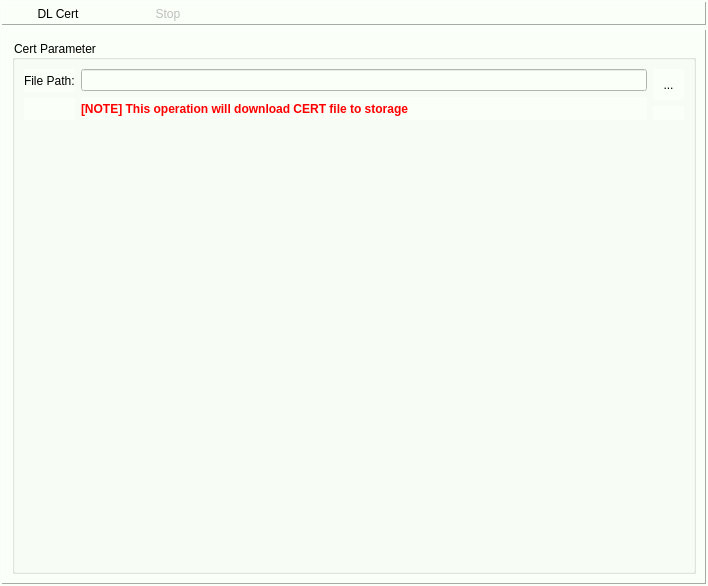
<?xml version="1.0" encoding="UTF-8"?>
<ui version="4.0">
 <class>DLCertWidget</class>
 <widget class="QWidget" name="DLCertWidget">
  <property name="geometry">
   <rect>
    <x>0</x>
    <y>0</y>
    <width>708</width>
    <height>586</height>
   </rect>
  </property>
  <property name="windowTitle">
   <string>Form</string>
  </property>
  <property name="styleSheet">
   <string notr="true">background-color: rgb(250, 255, 247);</string>
  </property>
  <layout class="QVBoxLayout" name="verticalLayout_4" stretch="0,1">
   <property name="spacing">
    <number>5</number>
   </property>
   <property name="leftMargin">
    <number>2</number>
   </property>
   <property name="topMargin">
    <number>2</number>
   </property>
   <property name="rightMargin">
    <number>2</number>
   </property>
   <property name="bottomMargin">
    <number>2</number>
   </property>
   <item>
    <widget class="QFrame" name="frame">
     <property name="frameShape">
      <enum>QFrame::Panel</enum>
     </property>
     <property name="frameShadow">
      <enum>QFrame::Raised</enum>
     </property>
     <layout class="QHBoxLayout" name="horizontalLayout">
      <property name="spacing">
       <number>0</number>
      </property>
      <property name="leftMargin">
       <number>0</number>
      </property>
      <property name="topMargin">
       <number>0</number>
      </property>
      <property name="rightMargin">
       <number>0</number>
      </property>
      <property name="bottomMargin">
       <number>0</number>
      </property>
      <item>
       <widget class="QToolButton" name="toolButton_dl_cert">
        <property name="sizePolicy">
         <sizepolicy hsizetype="Fixed" vsizetype="Preferred">
          <horstretch>0</horstretch>
          <verstretch>0</verstretch>
         </sizepolicy>
        </property>
        <property name="minimumSize">
         <size>
          <width>110</width>
          <height>0</height>
         </size>
        </property>
        <property name="toolTip">
         <string>Ctrl +E</string>
        </property>
        <property name="text">
         <string>DL Cert</string>
        </property>
        <property name="icon">
         <iconset resource="../Resources/icon.qrc">
          <normaloff>:/images/writeMemory.png</normaloff>:/images/writeMemory.png</iconset>
        </property>
        <property name="iconSize">
         <size>
          <width>24</width>
          <height>24</height>
         </size>
        </property>
        <property name="shortcut">
         <string>Ctrl+E</string>
        </property>
        <property name="toolButtonStyle">
         <enum>Qt::ToolButtonTextUnderIcon</enum>
        </property>
        <property name="autoRaise">
         <bool>true</bool>
        </property>
       </widget>
      </item>
      <item>
       <widget class="QToolButton" name="toolButton_stop">
        <property name="enabled">
         <bool>false</bool>
        </property>
        <property name="sizePolicy">
         <sizepolicy hsizetype="Fixed" vsizetype="Preferred">
          <horstretch>0</horstretch>
          <verstretch>0</verstretch>
         </sizepolicy>
        </property>
        <property name="minimumSize">
         <size>
          <width>110</width>
          <height>0</height>
         </size>
        </property>
        <property name="toolTip">
         <string>Shift + M</string>
        </property>
        <property name="text">
         <string>Stop</string>
        </property>
        <property name="icon">
         <iconset resource="../Resources/icon.qrc">
          <normaloff>:/images/stop.png</normaloff>:/images/stop.png</iconset>
        </property>
        <property name="iconSize">
         <size>
          <width>24</width>
          <height>24</height>
         </size>
        </property>
        <property name="shortcut">
         <string>Shift+M</string>
        </property>
        <property name="toolButtonStyle">
         <enum>Qt::ToolButtonTextUnderIcon</enum>
        </property>
        <property name="autoRaise">
         <bool>true</bool>
        </property>
       </widget>
      </item>
      <item>
       <spacer name="horizontalSpacer_4">
        <property name="orientation">
         <enum>Qt::Horizontal</enum>
        </property>
        <property name="sizeHint" stdset="0">
         <size>
          <width>479</width>
          <height>20</height>
         </size>
        </property>
       </spacer>
      </item>
     </layout>
    </widget>
   </item>
   <item>
    <widget class="QFrame" name="frame_3">
     <property name="frameShape">
      <enum>QFrame::Panel</enum>
     </property>
     <property name="frameShadow">
      <enum>QFrame::Raised</enum>
     </property>
     <layout class="QHBoxLayout" name="horizontalLayout_3">
      <item>
       <widget class="QGroupBox" name="groupBox_dl_cert_parameter">
        <property name="enabled">
         <bool>true</bool>
        </property>
        <property name="minimumSize">
         <size>
          <width>0</width>
          <height>0</height>
         </size>
        </property>
        <property name="title">
         <string>Cert Parameter</string>
        </property>
        <layout class="QVBoxLayout" name="verticalLayout_5">
         <item>
          <layout class="QGridLayout" name="gridLayout_5">
           <item row="0" column="0">
            <layout class="QVBoxLayout" name="verticalLayout">
             <item>
              <widget class="QLabel" name="label">
               <property name="text">
                <string>File Path:</string>
               </property>
              </widget>
             </item>
             <item>
              <widget class="QLabel" name="label_3">
               <property name="text">
                <string/>
               </property>
              </widget>
             </item>
            </layout>
           </item>
           <item row="0" column="1">
            <layout class="QVBoxLayout" name="verticalLayout_2">
             <item>
              <widget class="QLineEdit" name="lineEdit_FilePath">
               <property name="minimumSize">
                <size>
                 <width>229</width>
                 <height>0</height>
                </size>
               </property>
               <property name="readOnly">
                <bool>true</bool>
               </property>
              </widget>
             </item>
             <item>
              <widget class="QLabel" name="label_2">
               <property name="font">
                <font>
                 <weight>75</weight>
                 <bold>true</bold>
                </font>
               </property>
               <property name="styleSheet">
                <string notr="true">color: rgb(255, 0, 0);</string>
               </property>
               <property name="text">
                <string>[NOTE] This operation will download CERT file to storage</string>
               </property>
              </widget>
             </item>
            </layout>
           </item>
           <item row="0" column="2">
            <layout class="QVBoxLayout" name="verticalLayout_3">
             <item>
              <widget class="QToolButton" name="toolButton_openFile">
               <property name="minimumSize">
                <size>
                 <width>31</width>
                 <height>31</height>
                </size>
               </property>
               <property name="toolTip">
                <string>Browser</string>
               </property>
               <property name="text">
                <string>...</string>
               </property>
               <property name="icon">
                <iconset resource="../Resources/icon.qrc">
                 <normaloff>:/images/openFolder.png</normaloff>:/images/openFolder.png</iconset>
               </property>
               <property name="iconSize">
                <size>
                 <width>24</width>
                 <height>24</height>
                </size>
               </property>
               <property name="autoRaise">
                <bool>true</bool>
               </property>
              </widget>
             </item>
             <item>
              <widget class="QLabel" name="label_4">
               <property name="text">
                <string/>
               </property>
              </widget>
             </item>
            </layout>
           </item>
          </layout>
         </item>
         <item>
          <spacer name="verticalSpacer">
           <property name="orientation">
            <enum>Qt::Vertical</enum>
           </property>
           <property name="sizeHint" stdset="0">
            <size>
             <width>20</width>
             <height>364</height>
            </size>
           </property>
          </spacer>
         </item>
        </layout>
       </widget>
      </item>
     </layout>
    </widget>
   </item>
  </layout>
 </widget>
 <resources>
  <include location="../Resources/icon.qrc"/>
 </resources>
 <connections/>
</ui>
